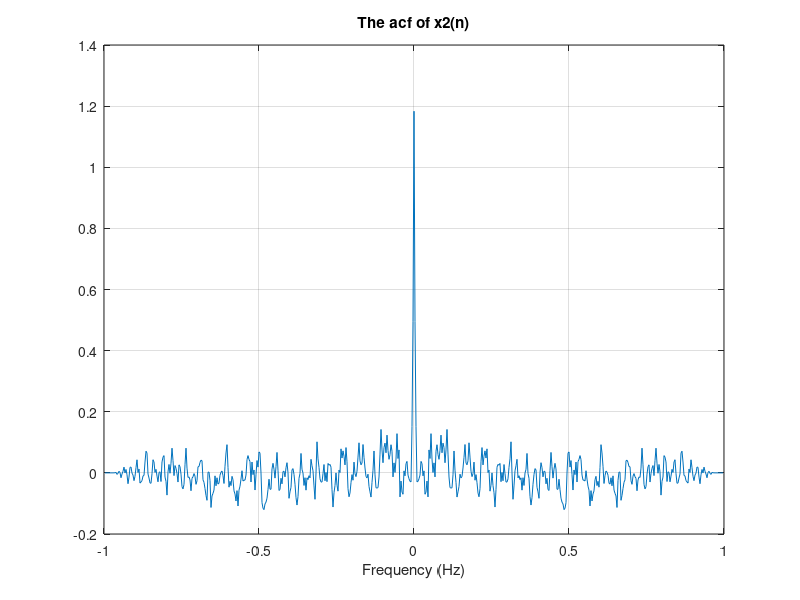
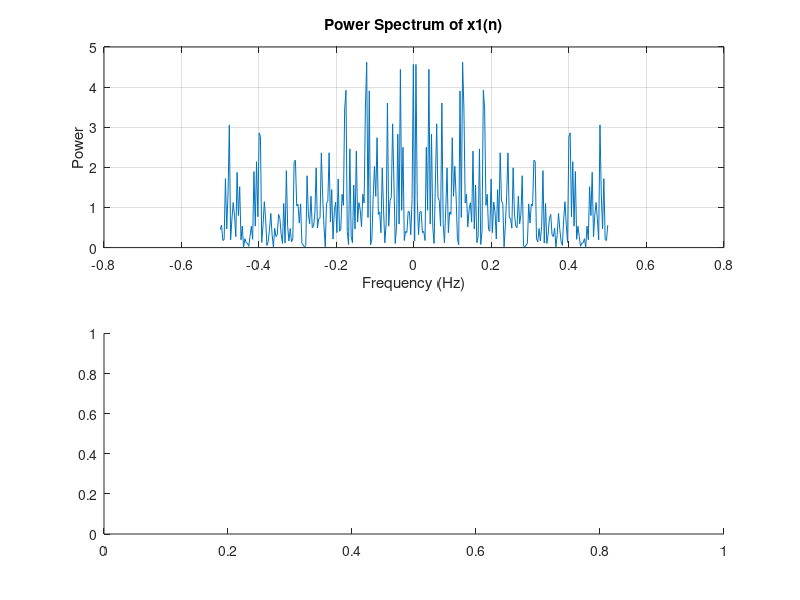

Source code (MATLAB) for these figures, in order: (Note: this script raises an error after producing the figures.)
% Define parameters
N = 300; % Length of the sequences
sigma_z2 = 1;
alpha = 0.25;
beta = 0.25;

% Generate white noise sequence z(n)
z = sqrt(sigma_z2) * randn(N, 1);

% Generate AR(1) process x1(n)
x1 = zeros(N, 1);
for n = 2:N
    x1(n) = alpha * x1(n - 1) + z(n);
end

% Generate impulse response h2(n)
n_h2 = 0:10; % Adjust the length as needed
h2 = beta.^n_h2;

% Convolve x1(n) with h2(n) using convolution to get x2(n)
x2 = conv(x1, h2, 'full');
Rx2 = xcorr(x2, 'biased');

% Calculate the power spectra by taking the Fourier transforms
Fs = 1; % Sampling frequency (you can change this if needed)
frequencies = linspace(-Fs/2, Fs/2, N); % Frequency axis
M=length(x2);
fr=(-M+1:M-1)/M;

PowerSpectrum_x1 = abs(fftshift(fft(x1))).^2/length(x1); % Power spectrum of x1(n)
PowerSpectrum_x2 = abs(fftshift(fft(x2))).^2/length(x2); % Power spectrum of x2(n)

figure(1)
plot(fr,Rx2)
title('The acf of x2(n)');
xlabel('Frequency (Hz)');
grid on;

% Plot the power spectra
figure(2);
subplot(2, 1, 1);
plot(frequencies, PowerSpectrum_x1);
title('Power Spectrum of x1(n)');
xlabel('Frequency (Hz)');
ylabel('Power');
grid on;

subplot(2, 1, 2);
plot(frequencies, PowerSpectrum_x2(1:1000));
title('Power Spectrum of x2(n)');
xlabel('Frequency (Hz)');
ylabel('Power');
grid on;